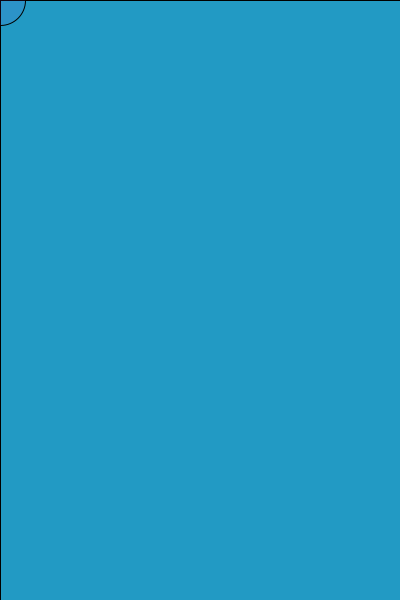
Frame 1 (no input)
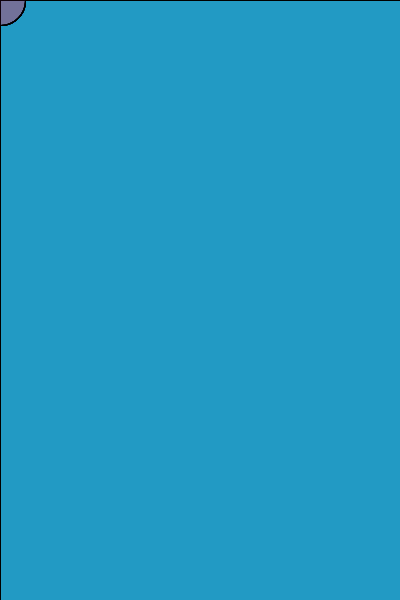
Frame 60 (the mouse pressed at the canvas centre just before this capture)
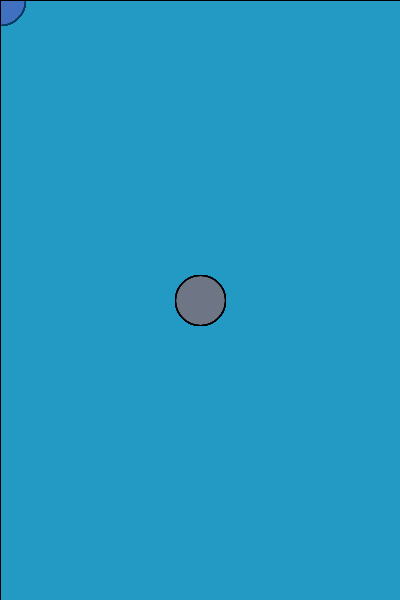
Frame 120 (the mouse held since frame 60 and released just before this capture)

The Processing sketch that drew these frames (run headless with seeded random() and noise(); from frame 60 on, the mouse is pressed at the canvas centre):

// Processing sketch: processing_48919
// ── processing_48919.pde

void setup()
{
  size(400, 600);
  background(34, 154, 196);
  smooth();
}






void draw()
{
  fill(34, 154, 196, 2);
  rect(0,0, width, height);
  
  
  fill(random(255), random(255), random(255), 20);

  ellipse(mouseX, mouseY, 50, 50);
}

void mouseDragged()

{
  fill(random(255), random(255), random(255), 20);
   ellipse(mouseX, mouseY, 50, 50);
}

void keyPressed()

{
  save("snapshot.jpg");
}
